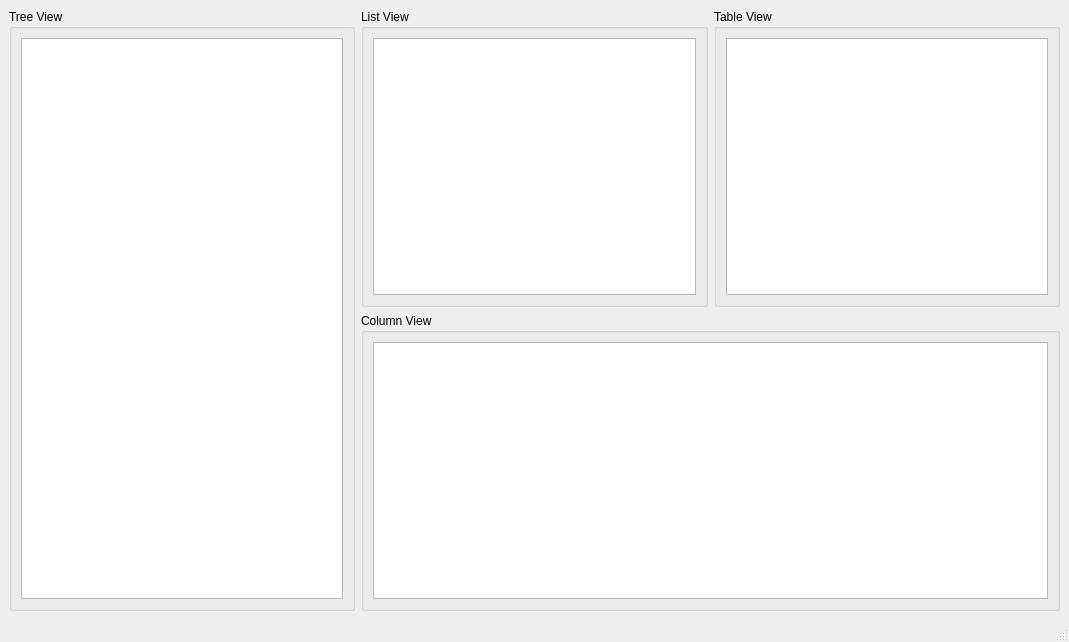
<?xml version="1.0" encoding="UTF-8"?>
<ui version="4.0">
 <class>ExQFileSystem</class>
 <widget class="QMainWindow" name="ExQFileSystem">
  <property name="geometry">
   <rect>
    <x>0</x>
    <y>0</y>
    <width>1069</width>
    <height>642</height>
   </rect>
  </property>
  <property name="windowTitle">
   <string>ExQFileSystem</string>
  </property>
  <widget class="QWidget" name="centralwidget">
   <layout class="QGridLayout" name="gridLayout_5">
    <item row="0" column="0" rowspan="2">
     <widget class="QGroupBox" name="groupBox">
      <property name="title">
       <string>Tree View</string>
      </property>
      <layout class="QGridLayout" name="gridLayout">
       <item row="0" column="0">
        <widget class="QTreeView" name="treeView"/>
       </item>
      </layout>
     </widget>
    </item>
    <item row="0" column="1">
     <widget class="QGroupBox" name="groupBox_2">
      <property name="title">
       <string>List View</string>
      </property>
      <layout class="QGridLayout" name="gridLayout_2">
       <item row="0" column="0">
        <widget class="QListView" name="listView"/>
       </item>
      </layout>
     </widget>
    </item>
    <item row="0" column="2">
     <widget class="QGroupBox" name="groupBox_3">
      <property name="title">
       <string>Table View</string>
      </property>
      <layout class="QGridLayout" name="gridLayout_3">
       <item row="0" column="0">
        <widget class="QTableView" name="tableView"/>
       </item>
      </layout>
     </widget>
    </item>
    <item row="1" column="1" colspan="2">
     <widget class="QGroupBox" name="groupBox_4">
      <property name="title">
       <string>Column View</string>
      </property>
      <layout class="QGridLayout" name="gridLayout_4">
       <item row="0" column="0">
        <widget class="QColumnView" name="columnView"/>
       </item>
      </layout>
     </widget>
    </item>
   </layout>
  </widget>
  <widget class="QMenuBar" name="menubar">
   <property name="geometry">
    <rect>
     <x>0</x>
     <y>0</y>
     <width>1069</width>
     <height>26</height>
    </rect>
   </property>
  </widget>
  <widget class="QStatusBar" name="statusbar"/>
 </widget>
 <resources/>
 <connections/>
</ui>
